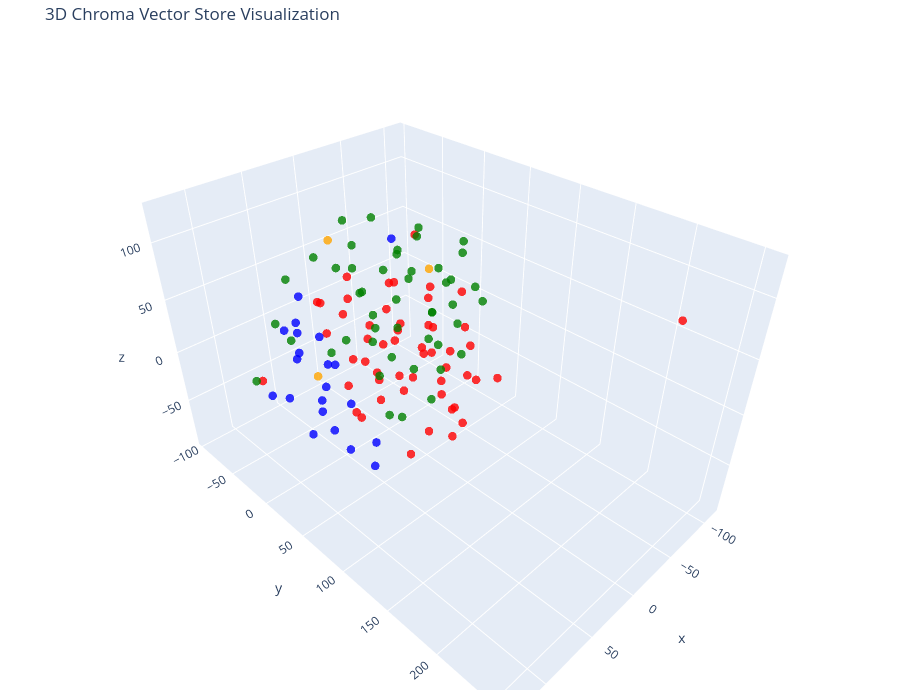

This figure's notebook cell:
### Code cell
# Let's try 3D!

tsne = TSNE(n_components=3, random_state=42)
reduced_vectors = tsne.fit_transform(vectors)

# Create the 3D scatter plot
fig = go.Figure(data=[go.Scatter3d(
    x=reduced_vectors[:, 0],
    y=reduced_vectors[:, 1],
    z=reduced_vectors[:, 2],
    mode='markers',
    marker=dict(size=5, color=colors, opacity=0.8),
    text=[f"Type: {t}<br>Text: {d[:100]}..." for t, d in zip(doc_types, documents)],
    hoverinfo='text'
)])

fig.update_layout(
    title='3D Chroma Vector Store Visualization',
    scene=dict(xaxis_title='x', yaxis_title='y', zaxis_title='z'),
    width=900,
    height=700,
    margin=dict(r=20, b=10, l=10, t=40)
)

fig.show()

### Figure 1 — Plotly figure (JSON) as saved in the notebook; plotly's stock layout.template omitted (floating-point values rounded to 4 significant figures)
{"data": [{"hoverinfo": "text", "marker": {"color": ["orange", "orange", "orange", "red", "red", "red", "red", "red", "red", "red", "red", "red", "red", "red", "red", "red", "red", "red", "red", "red", "red", "red", "red", "red", "red", "red", "red", "red", "red", "red", "red", "red", "red", "red", "red", "red", "red", "red", "red", "red", "red", "red", "red", "red", "red", "red", "red", "red", "red", "red", "red", "red", "red", "red", "red", "green", "green", "green", "green", "green", "green", "green", "green", "green", "green", "green", "green", "green", "green", "green", "green", "green", "green", "green", "green", "green", "green", "green", "green", "green", "green", "green", "green", "green", "green", "green", "green", "green", "green", "green", "green", "green", "green", "green", "green", "green", "green", "green", "green", "green", "green", "green", "blue", "blue", "blue", "blue", "blue", "blue", "blue", "blue", "blue", "blue", "blue", "blue", "blue", "blue", "blue", "blue", "blue", "blue", "blue", "blue", "blue"], "opacity": 0.8, "size": 5}, "mode": "markers", "text": ["Type: company<br>Text: # About Insurellm\n\nInsurellm was founded by Avery Lancaster in 2015 as an insurance tech startup des...", "Type: company<br>Text: # Careers at Insurellm\n\nInsurellm is hiring! We are looking for talented software engineers, data sc...", "Type: company<br>Text: # Overview of Insurellm\n\nInsurellm is an innovative insurance tech firm with 200 employees across th...", "Type: contracts<br>Text: # Contract with Apex Reinsurance for Rellm: AI-Powered Enterprise Reinsurance Solution\n\n## Terms\n\n1....", "Type: contracts<br>Text: ## Renewal\n\n1. **Automatic Renewal**: This Agreement will automatically renew for successive one-yea...", "Type: contracts<br>Text: 2. **Seamless Integrations**: The architecture of Rellm allows for easy integration with existing sy...", "Type: contracts<br>Text: 1. **Technical Support**: Provider shall offer dedicated technical support to the Client via phone, ...", "Type: contracts<br>Text: **Insurellm, Inc.**  \n_____________________________  \nAuthorized Signature   \nDate: ________________...", "Type: contracts<br>Text: # Contract with Belvedere Insurance for Markellm\n\n## Terms\nThis Contract (\"Agreement\") is made and e...", "Type: contracts<br>Text: ## Renewal\n1. **Renewal Terms**: This Agreement may be renewed for additional one-year terms upon mu...", "Type: contracts<br>Text: ## Features\n1. **AI-Powered Matching**: Belvedere Insurance will benefit from Markellm's AI-powered ...", "Type: contracts<br>Text: ## Support\n1. **Technical Support**: Technical support will be available from 9 AM to 7 PM EST, Mond...", "Type: contracts<br>Text: **Belvedere Insurance**  \nSignature: ______________________  \nName: [Authorized Signatory]  \nTitle: ...", "Type: contracts<br>Text: # Contract with BrightWay Solutions for Markellm\n\n**Contract Date:** October 5, 2023  \n**Contract ID...", "Type: contracts<br>Text: 3. **Service Level Agreement (SLA):**  \n   Insurellm commits to a 99.9% uptime for the platform with...", "Type: contracts<br>Text: 2. **Real-Time Quote Availability:**  \n   Consumers sourced via BrightWay Solutions will receive rea...", "Type: contracts<br>Text: 3. **Training and Onboarding:**  \n   Insurellm agrees to provide one free training session on how to...", "Type: contracts<br>Text: # Contract with EverGuard Insurance for Rellm: AI-Powered Enterprise Reinsurance Solution\n\n**Contrac...", "Type: contracts<br>Text: 4. **Usage Rights**: EverGuard Insurance is granted a non-exclusive, non-transferable license to acc...", "Type: contracts<br>Text: 1. **Core Functionality**: Rellm provides EverGuard Insurance with advanced AI-driven analytics, sea...", "Type: contracts<br>Text: 1. **Customer Support**: Insurellm will provide EverGuard Insurance with 24/7 customer support, incl...", "Type: contracts<br>Text: ---\n\n**Signatures**  \n**For Insurellm**: __________________________  \n**Name**: John Smith  \n**Title...", "Type: contracts<br>Text: # Contract with GreenField Holdings for Markellm\n\n**Effective Date:** November 15, 2023  \n**Contract...", "Type: contracts<br>Text: ## Renewal\n1. **Automatic Renewal**: This contract will automatically renew for sequential one-year ...", "Type: contracts<br>Text: ## Features\n1. **AI-Powered Matching**: Access to advanced algorithms that connect GreenField Holdin...", "Type: contracts<br>Text: ## Support\n1. **Customer Support Access**: The Client will have access to dedicated support through ...", "Type: contracts<br>Text: **Signatures:**  \n_________________________                           _________________________  \n**...", "Type: contracts<br>Text: # Contract with Greenstone Insurance for Homellm\n\n---\n\n## Terms\n\n1. **Parties**: This Contract (\"Agr...", "Type: contracts<br>Text: 4. **Payment Terms**: \n   - The Customer shall pay an amount of $10,000 per month for the Standard T...", "Type: contracts<br>Text: ---\n\n## Features\n\n- **AI-Powered Risk Assessment**: Customer will have access to enhanced risk evalu...", "Type: contracts<br>Text: - **Customer Portal**: A dedicated portal will be provided, allowing the Customer's clients to manag...", "Type: contracts<br>Text: ______________________________  \n[Name], [Title]  \nDate: ______________________\n\n**For Greenstone In...", "Type: contracts<br>Text: # Contract with GreenValley Insurance for Homellm\n\n**Contract Date:** October 6, 2023  \n**Contract N...", "Type: contracts<br>Text: 4. **Confidentiality:** Both parties agree to maintain the confidentiality of proprietary informatio...", "Type: contracts<br>Text: 1. **AI-Powered Risk Assessment:** Access to advanced AI algorithms for real-time risk evaluations.\n...", "Type: contracts<br>Text: 3. **Regular Updates:** Insurellm will offer ongoing updates and enhancements to the Homellm platfor...", "Type: contracts<br>Text: # Contract with Pinnacle Insurance Co. for Homellm\n\n## Terms\nThis contract (\"Contract\") is entered i...", "Type: contracts<br>Text: ## Renewal\n1. **Renewal Terms**: At the end of the initial term, this Contract shall automatically r...", "Type: contracts<br>Text: ## Features\n1. **AI-Powered Risk Assessment**: Utilized for tailored underwriting decisions specific...", "Type: contracts<br>Text: ## Support\n1. **Technical Support**: Insurellm shall provide 24/7 technical support via an email and...", "Type: contracts<br>Text: # Contract with Roadway Insurance Inc. for Carllm\n\n---\n\n## Terms\n\n1. **Agreement Effective Date**: T...", "Type: contracts<br>Text: ---\n\n## Renewal\n\n1. **Automatic Renewal**: This agreement will automatically renew for an additional...", "Type: contracts<br>Text: ---\n\n## Features\n\n1. **Access to Core Features**: Roadway Insurance Inc. will have access to all Pro...", "Type: contracts<br>Text: ---\n\n## Support\n\n1. **Technical Support**: Roadway Insurance Inc. will receive priority technical su...", "Type: contracts<br>Text: # Contract with Stellar Insurance Co. for Rellm\n\n## Terms\nThis contract is made between **Insurellm*...", "Type: contracts<br>Text: ### Termination\nEither party may terminate this agreement with a **30-day written notice**. In the e...", "Type: contracts<br>Text: ## Features\nStellar Insurance Co. will receive access to the following features of the Rellm product...", "Type: contracts<br>Text: ## Support\nInsurellm provides Stellar Insurance Co. with the following support services:\n\n- **24/7 T...", "Type: contracts<br>Text: # Contract with TechDrive Insurance for Carllm\n\n**Contract Date:** October 1, 2024  \n**Contract Dura...", "Type: contracts<br>Text: ## Renewal\n\n1. **Automatic Renewal**: This contract shall automatically renew for additional one-yea...", "Type: contracts<br>Text: ## Support\n\n1. **Customer Support**: Insurellm will provide 24/7 customer support to TechDrive Insur...", "Type: contracts<br>Text: **TechDrive Insurance Representative:**  \nName: Sarah Johnson  \nTitle: Operations Director  \nDate: _...", "Type: contracts<br>Text: # Contract with Velocity Auto Solutions for Carllm\n\n**Contract Date:** October 1, 2023  \n**Contract ...", "Type: contracts<br>Text: ## Renewal\n\n1. **Automatic Renewal**: This contract will automatically renew for successive 12-month...", "Type: contracts<br>Text: ## Support\n\n1. **Customer Support**: Velocity Auto Solutions will have access to Insurellm’s custome...", "Type: employees<br>Text: # HR Record\n\n# Alex Chen\n\n## Summary\n- **Date of Birth:** March 15, 1990  \n- **Job Title:** Backend ...", "Type: employees<br>Text: ## Annual Performance History\n- **2020:**  \n  - Completed onboarding successfully.  \n  - Met expecta...", "Type: employees<br>Text: ## Compensation History\n- **2020:** Base Salary: $80,000  \n- **2021:** Base Salary Increase to $90,0...", "Type: employees<br>Text: Alex Chen continues to be a vital asset at Insurellm, contributing significantly to innovative backe...", "Type: employees<br>Text: # HR Record\n\n# Alex Harper\n\n## Summary\n- **Date of Birth**: March 15, 1993  \n- **Job Title**: Sales ...", "Type: employees<br>Text: ## Annual Performance History  \n- **2021**:  \n  - **Performance Rating**: 4.5/5  \n  - **Key Achievem...", "Type: employees<br>Text: - **2022**:  \n  - **Base Salary**: $65,000 (Promotion to Senior SDR)  \n  - **Bonus**: $13,000 (20% o...", "Type: employees<br>Text: # HR Record\n\n# Alex Thomson\n\n## Summary\n- **Date of Birth:** March 15, 1995  \n- **Job Title:** Sales...", "Type: employees<br>Text: ## Annual Performance History  \n- **2022** - Rated as \"Exceeds Expectations.\" Alex Thomson achieved ...", "Type: employees<br>Text: ## Other HR Notes\n- Alex Thomson is an active member of the Diversity and Inclusion committee at Ins...", "Type: employees<br>Text: # Avery Lancaster\n\n## Summary\n- **Date of Birth**: March 15, 1985  \n- **Job Title**: Co-Founder & Ch...", "Type: employees<br>Text: - **2010 - 2013**: Business Analyst at Edge Analytics  \n  Prior to joining Innovate, Avery worked as...", "Type: employees<br>Text: - **2018**: **Exceeds Expectations**  \n  Under Avery’s pivoted vision, Insurellm launched two new su...", "Type: employees<br>Text: - **2022**: **Satisfactory**  \n  Avery focused on rebuilding team dynamics and addressing employee c...", "Type: employees<br>Text: ## Compensation History\n- **2015**: $150,000 base salary + Significant equity stake  \n- **2016**: $1...", "Type: employees<br>Text: ## Other HR Notes\n- **Professional Development**: Avery has actively participated in leadership trai...", "Type: employees<br>Text: # HR Record\n\n# Emily Carter\n\n## Summary\n- **Date of Birth:** August 12, 1990  \n- **Job Title:** Acco...", "Type: employees<br>Text: - **2017-2019:** Marketing Intern  \n  - Assisted with market research and campaign development for s...", "Type: employees<br>Text: ## Compensation History\n| Year | Base Salary | Bonus         | Total Compensation |\n|------|--------...", "Type: employees<br>Text: Emily Carter exemplifies the kind of talent that drives Insurellm's success and is an invaluable ass...", "Type: employees<br>Text: # HR Record\n\n# Emily Tran\n\n## Summary\n- **Date of Birth:** March 18, 1991  \n- **Job Title:** Digital...", "Type: employees<br>Text: - **January 2017 - May 2018**: Marketing Intern  \n  - Supported the Marketing team by collaborating ...", "Type: employees<br>Text: - **2021**:  \n  - Performance Rating: Meets Expectations  \n  - Key Achievements: Contributed to the ...", "Type: employees<br>Text: - **Professional Development Goals**:  \n  - Emily Tran aims to become a Marketing Manager within the...", "Type: employees<br>Text: # HR Record\n\n# Jordan Blake\n\n## Summary\n- **Date of Birth:** March 15, 1993  \n- **Job Title:** Sales...", "Type: employees<br>Text: ## Annual Performance History\n- **2021:** First year at Insurellm; achieved 90% of monthly targets. ...", "Type: employees<br>Text: ## Other HR Notes\n- Jordan has shown an interest in continuing education, actively participating in ...", "Type: employees<br>Text: # HR Record\n\n# Jordan K. Bishop\n\n## Summary\n- **Date of Birth:** March 15, 1990\n- **Job Title:** Fro...", "Type: employees<br>Text: ## Annual Performance History\n- **2019:** Exceeds Expectations - Continuously delivered high-quality...", "Type: employees<br>Text: ## Compensation History\n- **June 2018:** Starting Salary - $85,000\n- **June 2019:** Salary Increase ...", "Type: employees<br>Text: ## Other HR Notes\n- Jordan K. Bishop has been an integral part of club initiatives, including the In...", "Type: employees<br>Text: # HR Record\n\n# Maxine Thompson\n\n## Summary\n- **Date of Birth:** January 15, 1991  \n- **Job Title:** ...", "Type: employees<br>Text: ## Insurellm Career Progression\n- **January 2017 - October 2018**: **Junior Data Engineer**  \n  * Ma...", "Type: employees<br>Text: ## Annual Performance History\n- **2017**: *Meets Expectations*  \n  Maxine showed potential in her ro...", "Type: employees<br>Text: - **2021**: *Exceeds Expectations*  \n  Maxine spearheaded the transition to a new data warehousing s...", "Type: employees<br>Text: ## Compensation History\n- **2017**: $70,000 (Junior Data Engineer)  \n- **2018**: $75,000 (Junior Dat...", "Type: employees<br>Text: # HR Record\n\n# Oliver Spencer\n\n## Summary\n- **Date of Birth**: May 14, 1990  \n- **Job Title**: Backe...", "Type: employees<br>Text: ## Annual Performance History\n- **2018**: **3/5** - Adaptable team player but still learning to take...", "Type: employees<br>Text: ## Compensation History\n- **March 2018**: Initial salary of $80,000.\n- **July 2019**: Salary increas...", "Type: employees<br>Text: # Samantha Greene\n\n## Summary\n- **Date of Birth:** October 14, 1990\n- **Job Title:** HR Generalist\n-...", "Type: employees<br>Text: ## Annual Performance History\n- **2020:** Exceeds Expectations  \n  Samantha Greene demonstrated exce...", "Type: employees<br>Text: ## Compensation History\n- **2020:** Base Salary - $55,000  \n  The entry-level salary matched industr...", "Type: employees<br>Text: - **2023:** Base Salary - $70,000  \n  Recognized for substantial improvement in employee relations m...", "Type: employees<br>Text: # HR Record\n\n# Samuel Trenton\n\n## Summary\n- **Date of Birth:** April 12, 1989  \n- **Job Title:** Sen...", "Type: employees<br>Text: ## Annual Performance History\n- **2023:** Rating: 4.5/5  \n  *Samuel exceeded expectations, successfu...", "Type: employees<br>Text: ## Compensation History\n- **2023:** Base Salary: $115,000 + Bonus: $15,000  \n  *Annual bonus based o...", "Type: employees<br>Text: - **Engagement in Company Culture:** Regularly participates in team-building events and contributes ...", "Type: products<br>Text: # Product Summary\n\n# Carllm\n\n## Summary\n\nCarllm is an innovative auto insurance product developed by...", "Type: products<br>Text: - **Instant Quoting**: With Carllm, insurance companies can offer near-instant quotes to customers, ...", "Type: products<br>Text: - **Mobile Integration**: Carllm is designed to work seamlessly with mobile applications, providing ...", "Type: products<br>Text: - **Professional Tier**: $2,500/month\n  - For medium-sized companies.\n  - All Basic Tier features pl...", "Type: products<br>Text: ### Q2 2025: Customer Experience Improvements\n- Launch of a new **mobile app** for end-users.\n- Intr...", "Type: products<br>Text: # Product Summary\n\n# Homellm\n\n## Summary\nHomellm is an innovative home insurance product developed b...", "Type: products<br>Text: ### 2. Dynamic Pricing Model\nWith Homellm's innovative dynamic pricing model, insurance providers ca...", "Type: products<br>Text: ### 5. Multi-Channel Integration\nHomellm seamlessly integrates into existing insurance platforms, pr...", "Type: products<br>Text: - **Basic Tier:** Starting at $5,000/month for small insurers with basic integration features.\n- **S...", "Type: products<br>Text: All tiers include a comprehensive training program and ongoing updates to ensure optimal performance...", "Type: products<br>Text: With Homellm, Insurellm is committed to transforming the landscape of home insurance, ensuring both ...", "Type: products<br>Text: # Product Summary\n\n# Markellm\n\n## Summary\n\nMarkellm is an innovative two-sided marketplace designed ...", "Type: products<br>Text: - **User-Friendly Interface**: Designed with user experience in mind, Markellm features an intuitive...", "Type: products<br>Text: - **Customer Support**: Our dedicated support team is always available to assist both consumers and ...", "Type: products<br>Text: ### For Insurance Companies:\n- **Basic Listing Fee**: $199/month for a featured listing on the platf...", "Type: products<br>Text: ### Q3 2025\n- Initiate a comprehensive marketing campaign targeting both consumers and insurers to i...", "Type: products<br>Text: # Product Summary\n\n# Rellm: AI-Powered Enterprise Reinsurance Solution\n\n## Summary\n\nRellm is an inno...", "Type: products<br>Text: ### Seamless Integrations\nRellm's architecture is designed for effortless integration with existing ...", "Type: products<br>Text: ### Regulatory Compliance Tools\nRellm includes built-in compliance tracking features to help organiz...", "Type: products<br>Text: Join the growing number of organizations leveraging Rellm to enhance their reinsurance processes whi...", "Type: products<br>Text: Experience the future of reinsurance with Rellm, where innovation meets reliability. Let Insurellm h..."], "type": "scatter3d", "x": [22.51, -44.83, 37.19, 15.58, 42.6, 92.79, 6.856, 1.966, 29.61, 17.97, 56.25, -16.85, 35.18, 5.441, 31.44, -85.22, 7.721, 0.06609, -8.293, -49.09, -33.05, -36.64, -18.4, 9.022, 63.61, 74.75, -20.35, -8.041, -19.18, 64.21, 8.025, -37.65, 5.851, 11.37, 39.87, -13.15, 22.4, 27.52, 68.54, -17.81, -23.58, 16.68, 22.2, -16.63, 1.152, -5.504, 38.73, 14.25, 1.29, -12.04, 36.25, -14.74, 0.7292, 0.0311, -40.19, 46.64, -78.05, -110.9, 47.02, -70.93, -71.95, -92.76, -55.24, -59.58, -42.63, 0.9588, -12.3, 4.591, 9.632, -112.1, -22.63, -26.61, -52.52, -93.1, 32.37, -4.645, 25.7, -81.96, 2.48, -52.77, 34.11, -49.78, -49.27, -80.2, -112.4, -43.15, -52.19, -43.93, -84.71, -25.35, -76.39, -41.05, -60.81, 127.2, -20.43, -72.96, -91.14, -27.12, -42.28, -74.38, -90.76, -86.12, 29.2, 48.25, 62.63, 60.34, 43.25, 30.53, 93.11, 80.03, 84.24, 78.94, 49.5, 78.2, 86.7, 85.53, 68.19, -22.93, 39.04, 101.0, 74.84, 59.09, 62.12], "y": [-36.59, 9.028, -50.17, -8.409, 31.29, -48.69, 29.15, 58.99, -7.267, 96.1, -2.708, 37.07, 1.521, -80.97, 54.08, -83.51, 18.52, -12.39, 13.17, 47.44, 23.14, 15.99, -7.902, 114.4, 68.89, 16.09, 70.52, 66.1, 81.71, 30.83, 55.1, 95.5, 24.26, 47.37, 39.01, 34.41, -25.15, 96.27, 50.17, 41.09, 70.52, 99.79, -17.79, 51.97, -17.37, -1.956, 5.648, 15.22, 54.63, 254.8, 69.71, 25.07, 82.15, 80.86, 59.51, -67.45, -49.4, 1.316, -93.04, 22.81, -16.16, -3.444, 11.95, -8.287, -10.87, -44.42, -51.6, -53.61, -77.89, -31.29, -37.21, -44.26, 1.911, -37.96, -94.28, -60.5, 32.43, -18.59, -75.39, -43.37, 58.08, -50.22, -74.53, -70.55, -16.82, -69.92, -72.51, -15.92, -48.2, -27.4, -11.79, -78.45, -49.61, 4.602, -55.75, -33.11, 4.449, -72.77, -31.43, 8.197, -16.6, 33.19, 16.74, 36.87, 24.13, 0.326, 3.837, -51.17, 35.55, 38.14, 4.056, 13.4, -55.95, -28.71, -1.764, 1.323, -17.98, -11.97, -30.3, -22.0, -40.06, -7.14, -36.43], "z": [87.02, 53.21, -46.17, -20.12, 34.24, -21.55, 31.24, 74.92, 48.46, 42.13, 29.87, 48.37, 73.82, 3.338, 47.41, -12.17, 64.34, -41.71, -52.55, 10.94, -18.99, 4.407, -14.11, 20.8, 7.128, 74.13, 66.24, -0.7278, 22.51, 0.4356, 21.14, -11.39, -23.43, -10.27, -2.334, -5.062, 23.14, 20.15, -17.73, 22.01, -64.95, -9.127, -77.33, -40.26, 6.056, 26.11, 0.6141, 8.131, -68.82, 125.4, -63.44, 100.3, -58.31, -30.94, -28.48, 48.85, 15.8, 6.436, -5.794, -39.31, -11.89, -27.77, -54.14, -31.8, -58.67, 94.55, 65.04, 48.95, 51.87, 0.728, -69.79, -21.34, -92.57, -30.33, -30.94, -31.91, -49.83, -53.84, -49.7, -32.44, -32.4, -67.99, -30.36, 29.4, 34.29, -56.25, 70.82, 34.47, 49.57, 45.66, 34.02, -2.984, 39.66, 24.03, 13.41, 67.26, 60.83, 29.43, 7.8, 5.672, 11.83, 14.67, -87.74, -89.99, -70.45, -65.06, -44.05, -7.728, 4.426, 31.95, -52.93, -26.84, 13.02, 30.7, 20.68, 45.51, 61.91, 81.24, -22.39, -18.07, -44.77, -23.47, -2.239]}], "layout": {"height": 700, "margin": {"b": 10, "l": 10, "r": 20, "t": 40}, "scene": {"xaxis": {"title": {"text": "x"}}, "yaxis": {"title": {"text": "y"}}, "zaxis": {"title": {"text": "z"}}}, "title": {"text": "3D Chroma Vector Store Visualization"}, "width": 900}}
